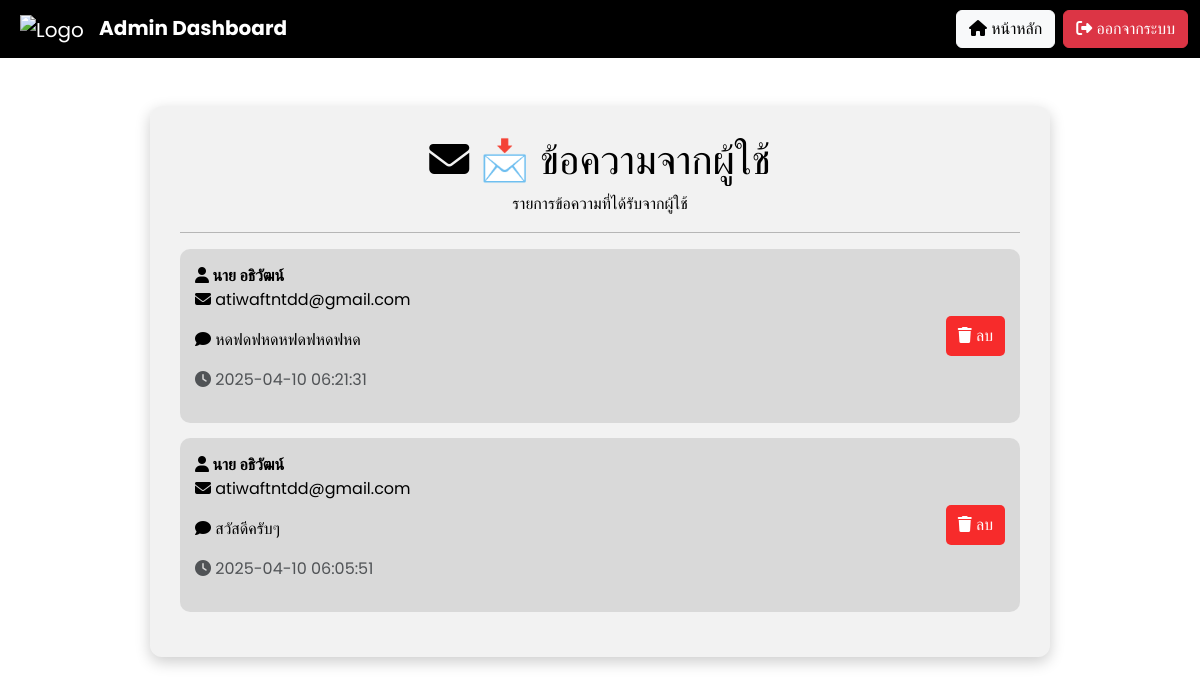
Before: /admin_messages with the older database file.
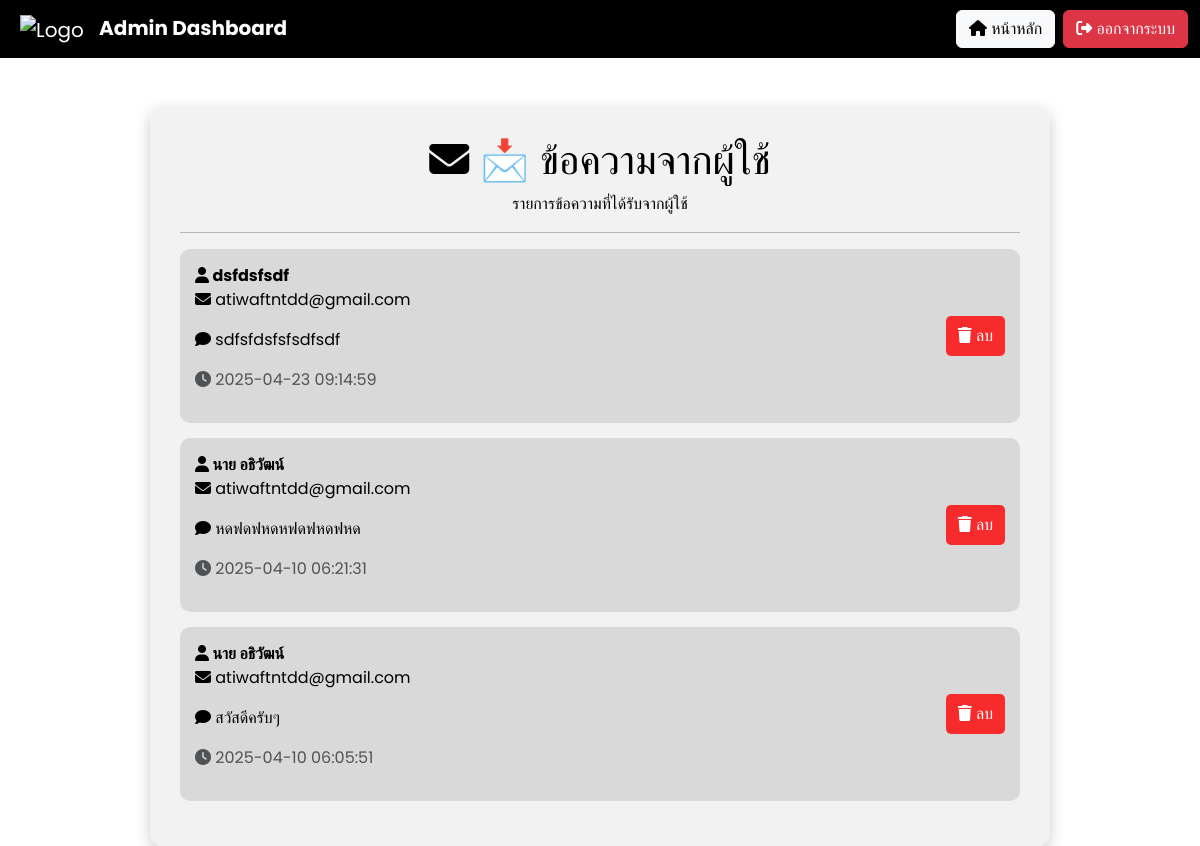
After: the same page with the newer database file.
### models.py (models this page shows)
class ContactMessage(db.Model):
    id = db.Column(db.Integer, primary_key=True)
    username = db.Column(db.String(100))  # <-- เพิ่ม field นี้ถ้ายังไม่มี
    name = db.Column(db.String(100), nullable=False)
    email = db.Column(db.String(100), nullable=False)
    message = db.Column(db.Text, nullable=False)
    created_at = db.Column(db.DateTime, default=db.func.current_timestamp())
    is_read = db.Column(db.Boolean, default=False)
    upload_date = db.Column(db.DateTime, default=db.func.current_timestamp())

### app.py (the view)
@app.route('/admin_messages')
def admin_messages():
    messages = ContactMessage.query.order_by(ContactMessage.created_at.desc()).all()
    return render_template('admin_messages.html', messages=messages)

### templates/admin_messages.html (shortened to what this page needs)
<!DOCTYPE html>
<html lang="th">
<head>
    <link href="https://cdn.jsdelivr.net/npm/bootstrap@5.3.3/dist/css/bootstrap.min.css" rel="stylesheet">
    <link rel="stylesheet" href="https://cdnjs.cloudflare.com/ajax/libs/font-awesome/6.4.2/css/all.min.css">
</head>
<body>
    <nav class="navbar navbar-expand-lg navbar-dark">
        <div class="container-fluid">
            <a class="navbar-brand ms-2" href="{{ url_for('admin_dashboard') }}">
                <img src="https://upload.wikimedia.org/wikipedia/th/thumb/4/4e/Kalasin_University_Seal.svg/1200px-Kalasin_University_Seal.svg.png"
                    alt="Logo" style="height: 50px; margin-right: 10px;">
                <strong>Admin Dashboard</strong>
            </a>
            <div class="ms-auto d-flex">
                <a href="{{ url_for('admin_dashboard') }}" class="btn btn-light me-2"><i class="fas fa-home"></i> หน้าหลัก</a>
                <a href="{{ url_for('logout') }}" class="btn btn-danger"><i class="fas fa-sign-out-alt"></i> ออกจากระบบ</a>
            </div>
        </div>
    </nav>
    <div class="container mt-5">
        <h1 class="text-center"><i class="fas fa-envelope"></i> 📩 ข้อความจากผู้ใช้</h1>
        <p class="text-center">รายการข้อความที่ได้รับจากผู้ใช้</p>
        <hr>
        {% if messages %}
            {% for message in messages %}
                <div class="message-box">
                    <div>
                        <strong><i class="fas fa-user"></i> {{ message.name }}
                            </strong>
                        <p><i class="fas fa-envelope"></i> {{ message.email }}</p>
                        <p><i class="fas fa-comment"></i> {{ message.message }}</p>
                        <p class="text-muted"><i class="fas fa-clock"></i> {{ message.created_at.strftime('%Y-%m-%d %H:%M:%S') }}</p>
                    </div>
                    <form action="{{ url_for('delete_message', message_id=message.id) }}" method="POST" class="d-inline">
                        <button type="submit" class="delete-btn" onclick="return confirm('คุณต้องการลบข้อความนี้หรือไม่?');">
                            <i class="fas fa-trash"></i> ลบ
                        </button>
                    </form>
                </div>
            {% endfor %}
        {% else %}
            <p class="text-center">ไม่มีข้อความใหม่</p>
        {% endif %}
    </div>
</body>
</html>

Changed rows visible on the page:
added ContactMessage: name "dsfdsfsdf", email "atiwaftntdd@gmail.com", message "sdfsfdsfsfsdfsdf", created_at "2025-04-23 09:14:59"
